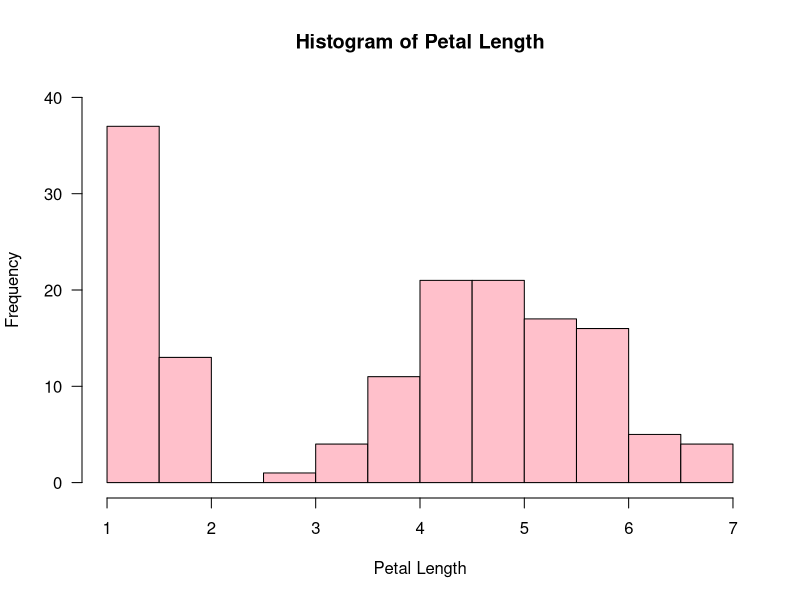

This chart was generated by the following R code:
library(dplyr)
data(iris)
petal_length <- iris$Petal.Length
mean_petal_length <- mean(petal_length)
histogram_petal_length <- hist(petal_length,
                               main="Histogram of Petal Length",
                               xlab="Petal Length",
                               col="pink",
                               ylim=c(0,40),
                               las=1,
                               breaks=11)
iris$Petal.Length %>%
  summary()